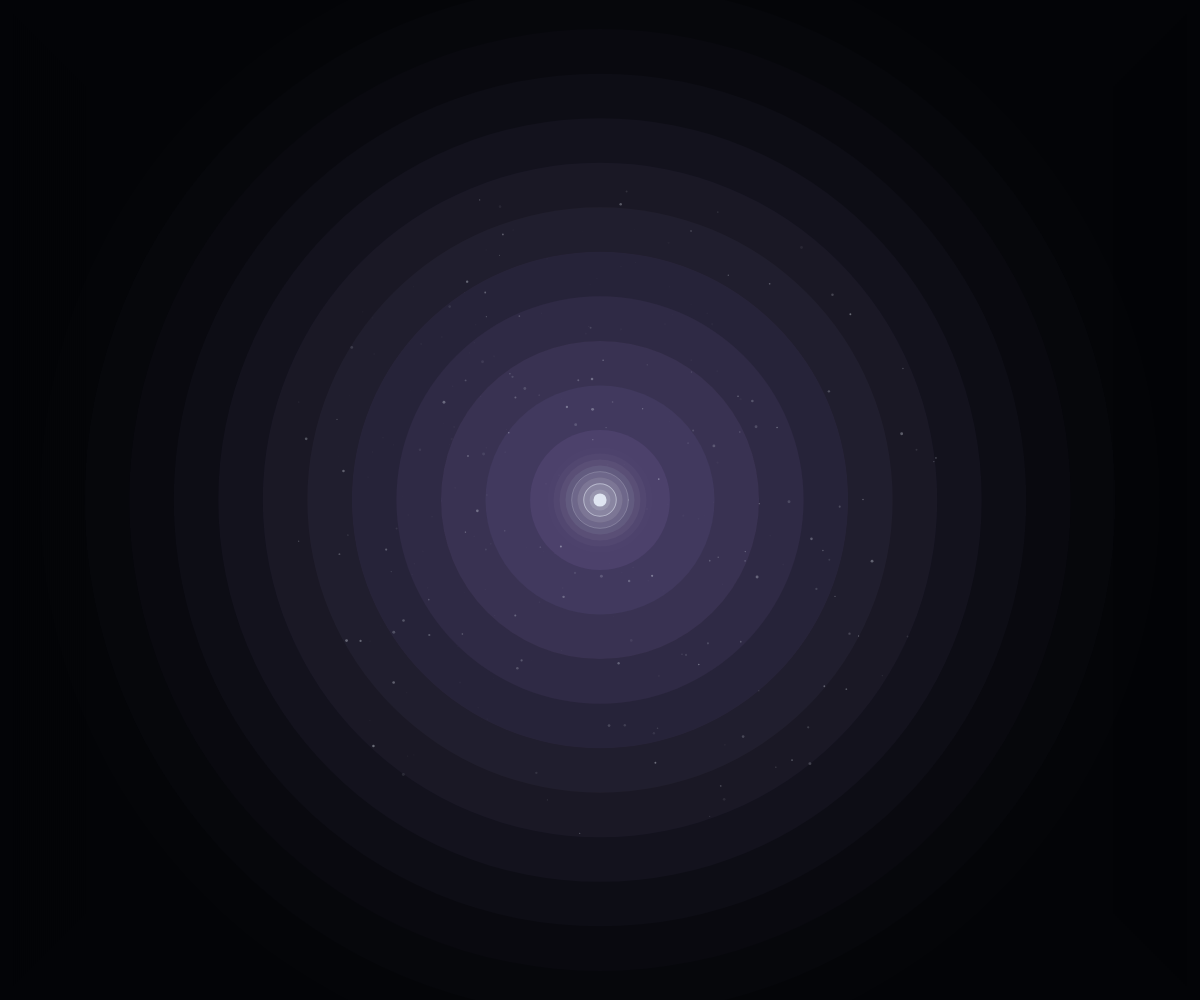
Frame 1 (no input)
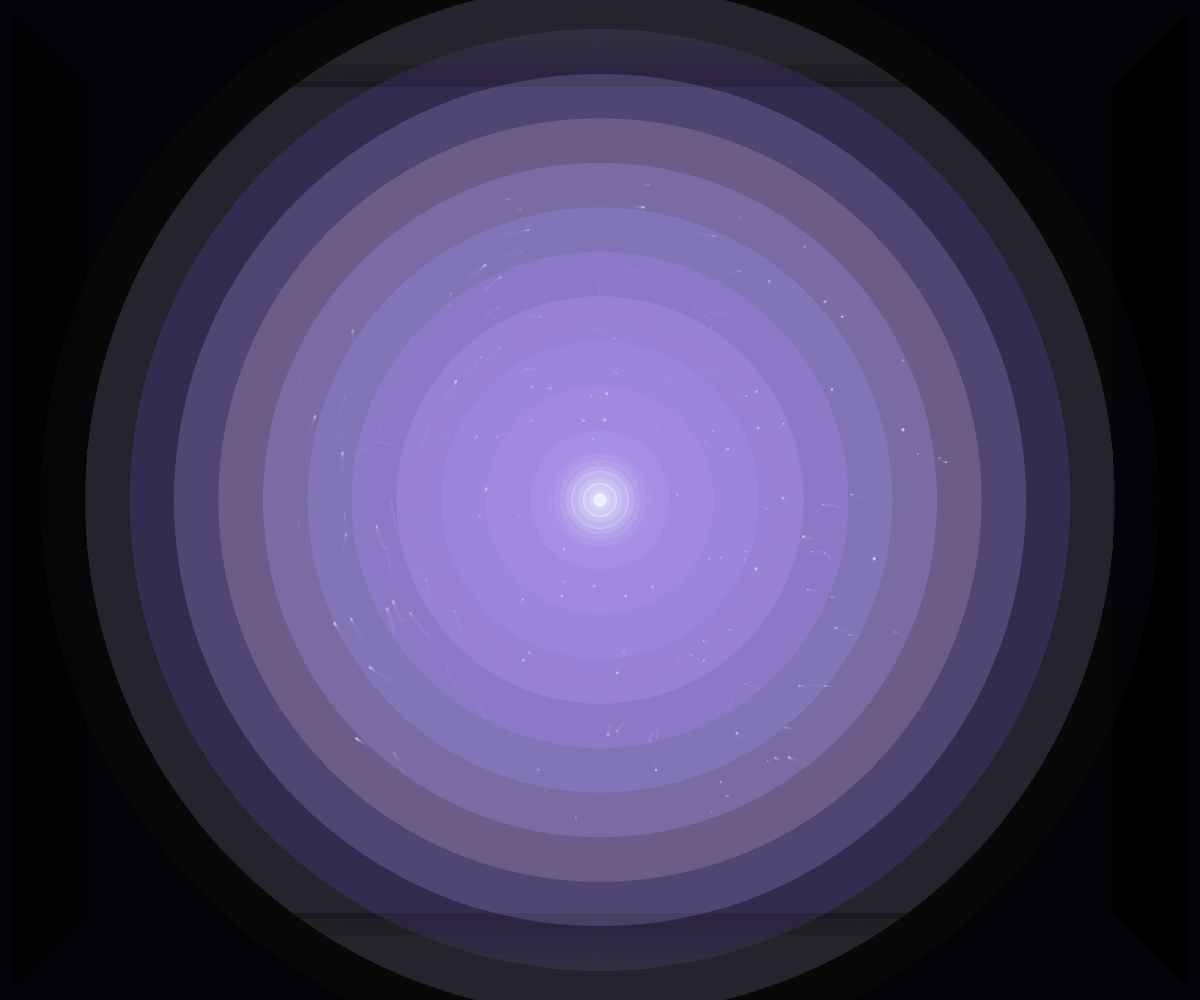
Frame 60 (no input)
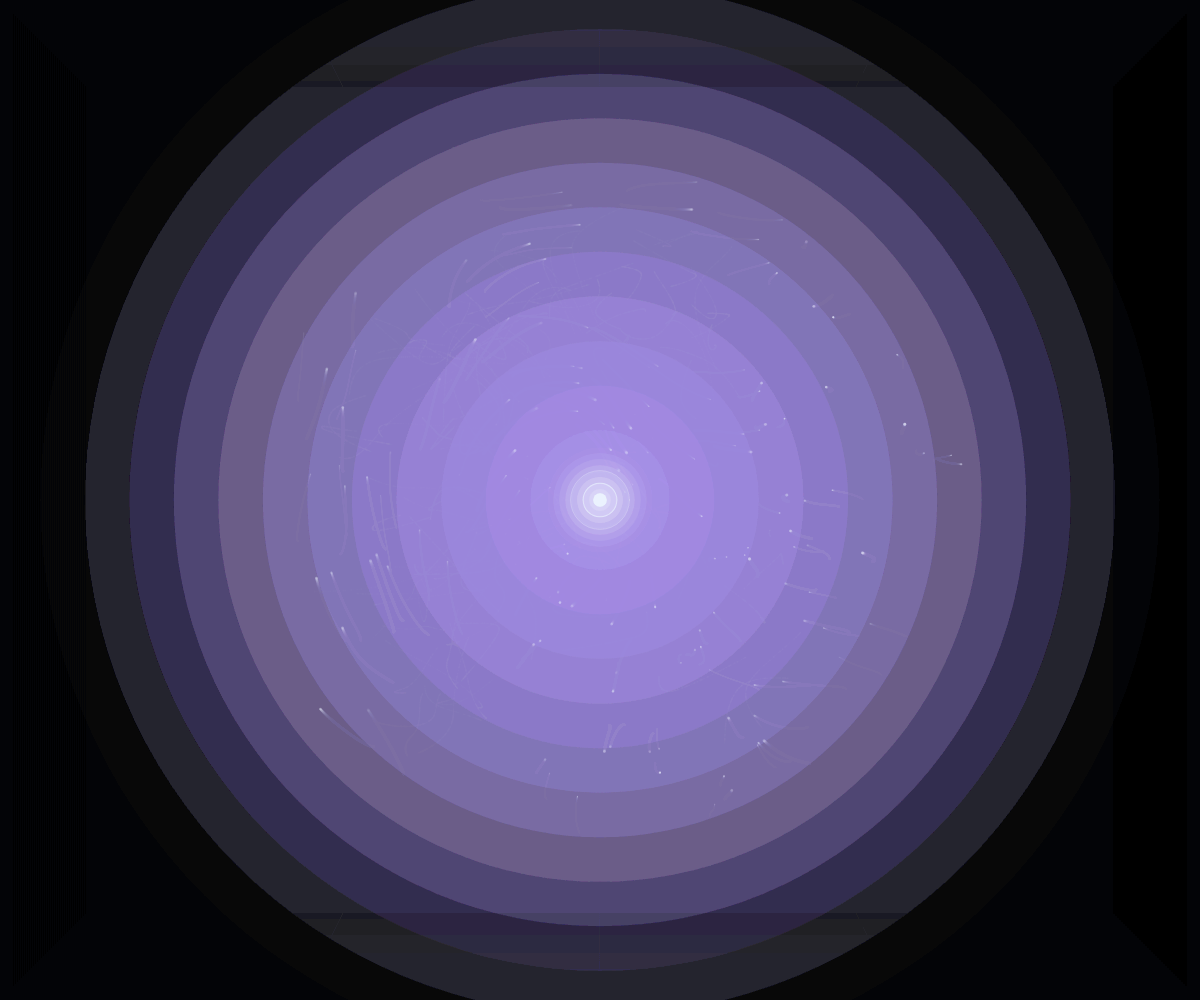
Frame 120 (the mouse pressed at the canvas centre since frame 60)

The p5.js sketch that drew these frames (run headless with seeded random() and noise() and a simulated clock; from frame 60 on, the mouse is pressed at the canvas centre):

// p5.js sketch
// ── sketch.js
// ==========================================================
// MA - Advanced Version
// slow core pulse / thick radiant beams / sacred bloom / dissolve
// ==========================================================

let scene;
let particles = [];
let geoLayers = [];
let auraField;

const PALETTE = {
  bg: [3, 4, 8],
  core: [238, 246, 255],
  main: [128, 112, 255],
  sub: [176, 150, 255],
  outer: [96, 135, 255]
};

function setup() {
  createCanvas(windowWidth, windowHeight);
  pixelDensity(1);
  angleMode(RADIANS);
  smooth();

  scene = new SceneController(72.0); // longer cycle
  auraField = new AuraField();

  initGeoLayers();
  initParticles();

  background(...PALETTE.bg);
}

function draw() {
  scene.update();

  noStroke();
  fill(PALETTE.bg[0], PALETTE.bg[1], PALETTE.bg[2], 18);
  rect(0, 0, width, height);

  translate(width / 2, height / 2);

  const state = scene.getState();
  const phaseProgress = scene.getPhaseProgress();
  const breath = scene.getBreath();
  const bloomStrength = scene.getBloomStrength();

  auraField.update(state, breath, phaseProgress);
  auraField.draw(state, breath, phaseProgress);

  for (let layer of geoLayers) {
    layer.update(state, breath, bloomStrength, phaseProgress);
    layer.draw(state, breath, bloomStrength, phaseProgress);
  }

  updateParticles(state, breath, phaseProgress, bloomStrength);

  drawRadiantBeams(state, breath, phaseProgress, bloomStrength);
  drawCore(state, breath, phaseProgress, bloomStrength);

  resetMatrix();
  drawVignette();
}

function windowResized() {
  resizeCanvas(windowWidth, windowHeight);
  initGeoLayers();
}

// ==========================================================
// Scene Controller
// ==========================================================
class SceneController {
  constructor(cycleDurationSec = 72.0) {
    this.cycleDuration = cycleDurationSec;
    this.startMillis = millis();

    this.phases = [
      { name: "VOID", start: 0.00, end: 0.17 },
      { name: "SEED", start: 0.17, end: 0.33 },
      { name: "PULSE", start: 0.33, end: 0.56 },
      { name: "BLOOM", start: 0.56, end: 0.79 },
      { name: "ORBIT", start: 0.79, end: 0.91 },
      { name: "DISSOLVE", start: 0.91, end: 1.00 }
    ];
  }

  update() {}

  getCycleT() {
    const elapsed = (millis() - this.startMillis) / 1000.0;
    return (elapsed % this.cycleDuration) / this.cycleDuration;
  }

  getState() {
    const t = this.getCycleT();
    for (let p of this.phases) {
      if (t >= p.start && t < p.end) return p.name;
    }
    return "VOID";
  }

  getPhaseProgress() {
    const t = this.getCycleT();
    for (let p of this.phases) {
      if (t >= p.start && t < p.end) {
        return constrain(map(t, p.start, p.end, 0, 1), 0, 1);
      }
    }
    return 0;
  }

  getBreath() {
    // slower breathing cycle
    const t = (millis() - this.startMillis) * 0.001;
    const cycle = (t % 12.0) / 12.0;

    let b = 0;

    // inhale
    if (cycle < 0.32) {
      let x = map(cycle, 0.0, 0.32, 0, 1);
      b = easeInOutSine(x);
    }
    // hold
    else if (cycle < 0.45) {
      b = 1.0;
    }
    // exhale
    else if (cycle < 0.88) {
      let x = map(cycle, 0.45, 0.88, 1, 0);
      b = easeInOutCubic(x);
    }
    // rest
    else {
      let x = map(cycle, 0.88, 1.0, 0, 1);
      b = 0.05 * (1.0 - easeInOutSine(x));
    }

    const state = this.getState();
    const p = this.getPhaseProgress();

    let phaseAmp = 0.05;
    if (state === "VOID") phaseAmp = 0.03;
    if (state === "SEED") phaseAmp = lerp(0.06, 0.20, p);
    if (state === "PULSE") phaseAmp = lerp(0.25, 0.58, p);
    if (state === "BLOOM") phaseAmp = lerp(0.62, 1.00, p);
    if (state === "ORBIT") phaseAmp = 0.92;
    if (state === "DISSOLVE") phaseAmp = lerp(0.70, 0.06, p);

    return b * phaseAmp;
  }

  getBloomStrength() {
    const state = this.getState();
    const p = this.getPhaseProgress();

    if (state === "VOID") return 0.0;
    if (state === "SEED") return p * 0.15;
    if (state === "PULSE") return lerp(0.15, 0.45, p);
    if (state === "BLOOM") return lerp(0.45, 1.0, p);
    if (state === "ORBIT") return 1.0;
    if (state === "DISSOLVE") return lerp(1.0, 0.0, p);

    return 0.0;
  }
}

// ==========================================================
// Geometry Layer
// ==========================================================
class GeoLayer {
  constructor(opts) {
    this.name = opts.name;
    this.baseRadius = opts.baseRadius;
    this.amp1 = opts.amp1;
    this.amp2 = opts.amp2;
    this.n1Min = opts.n1Min;
    this.n1Max = opts.n1Max;
    this.n2Min = opts.n2Min;
    this.n2Max = opts.n2Max;
    this.phase1 = opts.phase1 || 0;
    this.phase2 = opts.phase2 || 0;
    this.rotSpeed = opts.rotSpeed || 0;
    this.weightBase = opts.weightBase || 1.0;
    this.alphaBase = opts.alphaBase || 100;
    this.color = opts.color || PALETTE.main;
    this.layerType = opts.layerType || "bloom";
    this.rotation = random(TWO_PI);
    this.points = [];
    this.visible = 0;
    this.n1Current = this.n1Min;
    this.n2Current = this.n2Min;
  }

  update(state, breath, bloomStrength, phaseProgress) {
    if (state === "VOID") this.visible = 0.0;
    else if (state === "SEED") this.visible = this.layerType === "seed" ? phaseProgress : 0.0;
    else if (state === "PULSE") this.visible = this.layerType === "seed" ? 1.0 : phaseProgress * 0.40;
    else if (state === "BLOOM") this.visible = this.layerType === "orbit" ? phaseProgress * 0.75 : 0.45 + phaseProgress * 0.55;
    else if (state === "ORBIT") this.visible = 1.0;
    else if (state === "DISSOLVE") this.visible = 1.0 - phaseProgress;

    this.rotation += this.rotSpeed;

    this.n1Current = lerp(this.n1Min, this.n1Max, bloomStrength);
    this.n2Current = lerp(this.n2Min, this.n2Max, bloomStrength);

    this.points = [];
    const detail = 480;
    const dissolveAmount = state === "DISSOLVE" ? phaseProgress : 0.0;

    for (let i = 0; i <= detail; i++) {
      const theta = map(i, 0, detail, 0, TWO_PI);

      const microNoise =
        (noise(
          cos(theta) * 0.9 + frameCount * 0.0035,
          sin(theta) * 0.9 + frameCount * 0.0035
        ) - 0.5) * 3.5;

      const petalNoise =
        (noise(
          theta * 0.5 + 10.0,
          frameCount * 0.002 + 20.0
        ) - 0.5) * 2.0;

      let r =
        this.baseRadius +
        this.amp1 * sin(this.n1Current * theta + this.phase1 + breath * 1.25) +
        this.amp2 * sin(this.n2Current * theta + this.phase2 - breath * 0.85) +
        breath * this.baseRadius * 0.16 +
        microNoise +
        petalNoise;

      // subtle sacred tightening during bloom
      if (state === "BLOOM" || state === "ORBIT") {
        r *= 1.0 + bloomStrength * 0.12;
      }

      // dissolve deformation
      if (state === "DISSOLVE") {
        let dir = noise(theta * 1.7, frameCount * 0.01) - 0.5;
        r += dir * dissolveAmount * 22.0;
      }

      const x = r * cos(theta);
      const y = r * sin(theta);
      this.points.push(createVector(x, y));
    }
  }

  draw(state, breath, bloomStrength, phaseProgress) {
    if (this.visible <= 0.001) return;

    push();
    rotate(this.rotation);

    const c = this.color;
    const alpha = this.alphaBase * this.visible;

    // glow
    noFill();
    for (let g = 0; g < 4; g++) {
      stroke(c[0], c[1], c[2], alpha * (0.06 - g * 0.01));
      strokeWeight(this.weightBase + g * 2.0);
      beginShape();
      for (let p of this.points) vertex(p.x, p.y);
      endShape(CLOSE);
    }

    // double-line structure for temple-like quality
    stroke(c[0], c[1], c[2], alpha);
    strokeWeight(this.weightBase + breath * 0.8);
    noFill();
    beginShape();
    for (let p of this.points) vertex(p.x, p.y);
    endShape(CLOSE);

    stroke(c[0], c[1], c[2], alpha * 0.45);
    strokeWeight(max(0.6, this.weightBase * 0.45));
    beginShape();
    for (let p of this.points) {
      vertex(p.x * 0.992, p.y * 0.992);
    }
    endShape(CLOSE);

    pop();
  }
}

// ==========================================================
// Aura Field
// ==========================================================
class AuraField {
  constructor() {
    this.z = random(1000);
  }

  update(state, breath, phaseProgress) {
    this.z += 0.002;
  }

  draw(state, breath, phaseProgress) {
    push();

    let s = min(width, height);

    // wider halo
    noStroke();
    for (let i = 0; i < 12; i++) {
      let r = map(i, 0, 11, s * 0.07, s * 0.56);
      let a = map(i, 0, 11, 20 + breath * 10, 1);
      fill(PALETTE.sub[0], PALETTE.sub[1], PALETTE.sub[2], a);
      circle(0, 0, r * 2);
    }

    // dust / air
    for (let i = 0; i < 120; i++) {
      let x = map(noise(i * 0.11, frameCount * 0.0018), 0, 1, -width * 0.45, width * 0.45);
      let y = map(noise(i * 0.17, frameCount * 0.0018 + 99), 0, 1, -height * 0.45, height * 0.45);
      let a = map(noise(i * 0.13, frameCount * 0.0022 + 199), 0, 1, 2, 12);
      fill(255, a);
      circle(x, y, random(0.8, 2.3));
    }

    pop();
  }
}

// ==========================================================
// Particle
// ==========================================================
class OrbitalParticle {
  constructor() {
    this.reset(true);
  }

  reset(randomRadius = false) {
    let a = random(TWO_PI);
    let r = randomRadius
      ? random(min(width, height) * 0.06, min(width, height) * 0.34)
      : min(width, height) * 0.14;

    this.pos = createVector(cos(a) * r, sin(a) * r);
    this.vel = p5.Vector.random2D().mult(random(0.04, 0.18));
    this.size = random(1.0, 3.0);
    this.alpha = random(16, 95);
    this.life = random(120, 280);
    this.maxLife = this.life;
  }

  respawnFromPoint(x, y) {
    this.pos = createVector(x, y);
    let ang = atan2(y, x) + random(-0.5, 0.5);
    this.vel = p5.Vector.fromAngle(ang).mult(random(0.2, 1.0));
    this.size = random(1.2, 3.6);
    this.alpha = random(30, 110);
    this.life = random(50, 120);
    this.maxLife = this.life;
  }

  update(state, breath, phaseProgress, bloomStrength) {
    const angle = atan2(this.pos.y, this.pos.x);
    const radialDir = createVector(cos(angle), sin(angle));
    const tangent = createVector(-sin(angle), cos(angle));

    let radialForce = 0;
    if (state === "BLOOM") radialForce = 0.008 + breath * 0.04;
    else if (state === "ORBIT") radialForce = 0.003;
    else if (state === "DISSOLVE") radialForce = 0.03 + phaseProgress * 0.08;
    else radialForce = -0.002 + breath * 0.01;

    let tangentForce = 0.008 + bloomStrength * 0.03;

    const noiseVal = noise(this.pos.x * 0.003, this.pos.y * 0.003, frameCount * 0.003);
    const drift = p5.Vector.fromAngle(noiseVal * TWO_PI * 2.0).mult(0.01);

    this.vel.add(radialDir.mult(radialForce));
    this.vel.add(tangent.mult(tangentForce));
    this.vel.add(drift);
    this.vel.mult(state === "DISSOLVE" ? 0.992 : 0.984);

    this.pos.add(this.vel);
    this.life--;

    if (this.life <= 0 || this.pos.mag() > min(width, height) * 0.7) {
      this.reset(true);
    }
  }

  draw() {
    noStroke();
    fill(PALETTE.core[0], PALETTE.core[1], PALETTE.core[2], this.alpha);
    circle(this.pos.x, this.pos.y, this.size);
  }
}

// ==========================================================
// Init
// ==========================================================
function initGeoLayers() {
  const s = min(width, height);

  geoLayers = [
    new GeoLayer({
      name: "seedCoreRing",
      baseRadius: s * 0.052,
      amp1: s * 0.004,
      amp2: s * 0.002,
      n1Min: 6,
      n1Max: 10,
      n2Min: 12,
      n2Max: 18,
      phase1: 0.0,
      phase2: 0.7,
      rotSpeed: 0.0009,
      weightBase: 1.1,
      alphaBase: 78,
      color: PALETTE.sub,
      layerType: "seed"
    }),

    new GeoLayer({
      name: "mainBloom",
      baseRadius: s * 0.185,
      amp1: s * 0.038,
      amp2: s * 0.020,
      n1Min: 8,
      n1Max: 12,
      n2Min: 16,
      n2Max: 24,
      phase1: 0.45,
      phase2: 1.25,
      rotSpeed: 0.00115,
      weightBase: 1.9,
      alphaBase: 118,
      color: PALETTE.main,
      layerType: "bloom"
    }),

    new GeoLayer({
      name: "outerOrbit",
      baseRadius: s * 0.315,
      amp1: s * 0.017,
      amp2: s * 0.010,
      n1Min: 12,
      n1Max: 18,
      n2Min: 24,
      n2Max: 36,
      phase1: 1.7,
      phase2: 0.2,
      rotSpeed: -0.00062,
      weightBase: 1.1,
      alphaBase: 76,
      color: PALETTE.outer,
      layerType: "orbit"
    })
  ];
}

function initParticles() {
  particles = [];
  for (let i = 0; i < 140; i++) {
    particles.push(new OrbitalParticle());
  }
}

// ==========================================================
// Draw Helpers
// ==========================================================
function updateParticles(state, breath, phaseProgress, bloomStrength) {
  // during dissolve, sample points from geometry and burst particles outward
  if (state === "DISSOLVE" && frameCount % 3 === 0) {
    for (let layer of geoLayers) {
      if (random() < 0.28 && layer.points.length > 0) {
        let idx = floor(random(layer.points.length));
        let p = layer.points[idx];
        let picked = random(particles);
        picked.respawnFromPoint(p.x, p.y);
      }
    }
  }

  for (let p of particles) {
    p.update(state, breath, phaseProgress, bloomStrength);
    p.draw();
  }
}

function drawCore(state, breath, phaseProgress, bloomStrength) {
  push();

  const s = min(width, height);
  const base = s * 0.0105;
  const pulse = base + breath * s * 0.024; // slower and more controlled
  const coreBright = 210 + breath * 30;

  noStroke();

  // layered soft glow
  for (let i = 0; i < 8; i++) {
    let r = pulse + i * (s * 0.006);
    let a = map(i, 0, 7, 34 + breath * 12, 2);
    fill(PALETTE.core[0], PALETTE.core[1], PALETTE.core[2], a);
    circle(0, 0, r * 2);
  }

  fill(PALETTE.core[0], PALETTE.core[1], PALETTE.core[2], coreBright);
  circle(0, 0, pulse * 1.25);

  noFill();
  stroke(PALETTE.core[0], PALETTE.core[1], PALETTE.core[2], 120);
  strokeWeight(1.0 + breath * 0.55);
  circle(0, 0, pulse * 3.1);

  stroke(PALETTE.core[0], PALETTE.core[1], PALETTE.core[2], 58);
  strokeWeight(0.8);
  circle(0, 0, pulse * 5.4);

  pop();
}

function drawRadiantBeams(state, breath, phaseProgress, bloomStrength) {
  push();

  const s = min(width, height);
  const beamCount = floor(lerp(8, 20, bloomStrength));
  const innerR = s * 0.038 + breath * s * 0.010;
  const outerR = s * 0.11 + bloomStrength * s * 0.085 + breath * s * 0.022;

  let stateStrength = 0;
  if (state === "SEED") stateStrength = phaseProgress * 0.15;
  if (state === "PULSE") stateStrength = lerp(0.15, 0.50, phaseProgress);
  if (state === "BLOOM") stateStrength = lerp(0.50, 1.00, phaseProgress);
  if (state === "ORBIT") stateStrength = 0.92;
  if (state === "DISSOLVE") stateStrength = lerp(0.70, 0.0, phaseProgress);

  const beamAlpha = 55 * stateStrength;
  const beamWeight = 1.6 + bloomStrength * 2.8 + breath * 0.8;

  for (let j = 0; j < 2; j++) {
    stroke(
      PALETTE.core[0],
      PALETTE.core[1],
      PALETTE.core[2],
      j === 0 ? beamAlpha * 0.9 : beamAlpha * 0.28
    );
    strokeWeight(j === 0 ? beamWeight : beamWeight * 2.6);

    for (let i = 0; i < beamCount; i++) {
      let a = map(i, 0, beamCount, 0, TWO_PI);
      a += frameCount * 0.0004 * (j === 0 ? 1 : -1);

      let wobble = sin(frameCount * 0.01 + i * 0.7) * s * 0.003;
      let x1 = cos(a) * (innerR + wobble);
      let y1 = sin(a) * (innerR + wobble);
      let x2 = cos(a) * (outerR + wobble);
      let y2 = sin(a) * (outerR + wobble);

      line(x1, y1, x2, y2);
    }
  }

  pop();
}

function drawVignette() {
  noFill();
  for (let i = 0; i < 44; i++) {
    let a = map(i, 0, 43, 0, 10);
    stroke(0, 0, 0, a);
    rect(i * 2, i * 2, width - i * 4, height - i * 4);
  }
}

// ==========================================================
// Utilities
// ==========================================================
function easeInOutSine(x) {
  return -(cos(PI * x) - 1) / 2;
}

function easeInOutCubic(x) {
  return x < 0.5
    ? 4 * x * x * x
    : 1 - pow(-2 * x + 2, 3) / 2;
}
